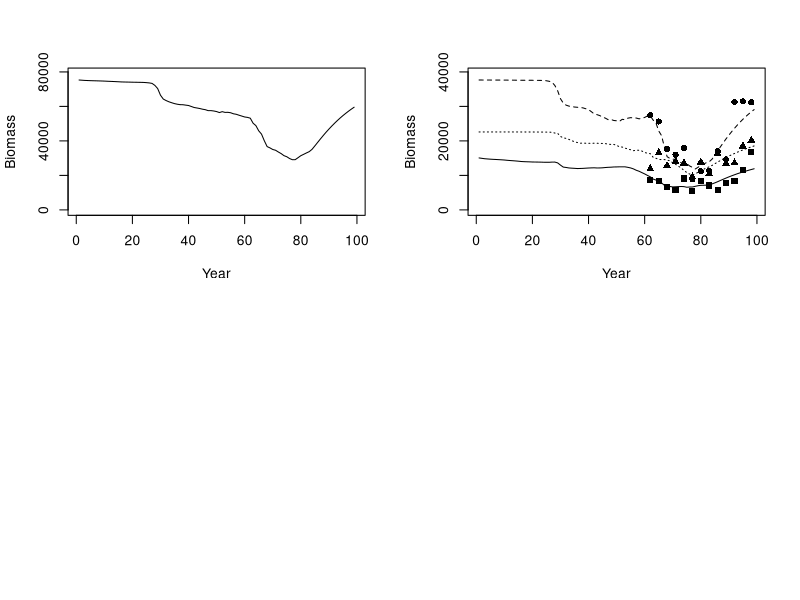
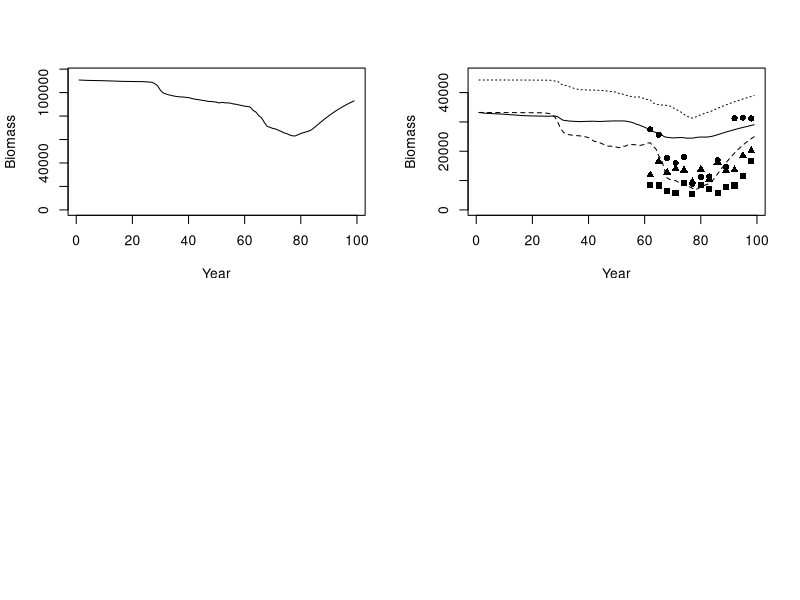

Write R code to recreate these figures, in order. (Note: this script raises an error after producing the figures.)
library(stats4)
# setwd("D:\\courses\\2020 AMARE-MED\\Lectures\\")



ProjectModel<- function(Narea,Prow,k,M,Catch,Yr,Phi,R0,Steep,Nyr,plot=F)
{
 Biomass <- matrix(0,nrow=Narea,ncol=Nyr+1)
 Recruit <- rep(0,Nyr+1)
  
  # Find the unexploited equilibrium biomass (easy for this case)
 for (Iarea in 1:Narea)  
  Biomass[Iarea,1] <- Phi[Iarea]*R0/(1-(1+Prow[Iarea])*exp(-M[Iarea])+Prow[Iarea]*exp(-2*M[Iarea]))
 B0 <- sum(Biomass[,1])
 Recruit[1] <- R0
 
 # Set up the second year (special)
 Iyr <- 1
 for (Iarea in 1:Narea)  
  { 
   Term1 <- (1+Prow[Iarea])*exp(-M[Iarea])*(Biomass[Iarea,Iyr]-Catch[Iyr,Iarea])
   Term2 <- Prow[Iarea]*exp(-2*M[Iarea])*(Biomass[Iarea,Iyr]-Catch[Iyr,Iarea])/Biomass[Iarea,Iyr]*Biomass[Iarea,1]
   Recr <- R0
   Biomass[Iarea,Iyr+1] <- Term1 - Term2 + Phi[Iarea]*Recr
  } 
 Recruit[2] <- 4*Steep*R0*sum(Biomass[,2]/B0)/( (1-Steep) + (5*Steep-1)*sum(Biomass[,2]/B0))
 
 # Project forward
 for (Iyr in 2:Nyr)
  {
   for (Iarea in 1:Narea)  
    { 
     Term1 <- (1+Prow[Iarea])*exp(-M[Iarea])*(Biomass[Iarea,Iyr]-Catch[Iyr,Iarea])
     Term2 <- Prow[Iarea]*exp(-2*M[Iarea])*(Biomass[Iarea,Iyr]-Catch[Iyr,Iarea])/Biomass[Iarea,Iyr]*(Biomass[Iarea,Iyr-1]-Catch[Iyr-1,Iarea])
     if (Iyr+1-k < 1)
      Recr <- R0
     else
      Recr <- Recruit[Iyr+1-k]
     Biomass[Iarea,Iyr+1] <- Term1-Term2 + Phi[Iarea]*Recr
     if (Biomass[Iarea,Iyr+1] < 0.1) Biomass[Iarea,Iyr+1] <- 0.1
   } 
   Recruit[Iyr+1] <- 4*Steep*R0*sum(Biomass[,Iyr+1]/B0)/( (1-Steep) + (5*Steep-1)*sum(Biomass[,Iyr+1]/B0))
  } 
 
 if (plot==T)
  {  
   par(mfrow=c(2,2))   
   ymax <- max(apply(Biomass,2,sum))*1.05
   plot(1:(Nyr+1),apply(Biomass,2,sum),lty=1,type="l",ylim=c(0,ymax),xlab="Year",ylab="Biomass")
   ymax <- max(Biomass)*1.05
   plot(1:(Nyr+1),Biomass[1,],lty=1,type="l",ylim=c(0,ymax),xlab="Year",ylab="Biomass")
   lines(1:(Nyr+1),Biomass[2,],lty=2)
   lines(1:(Nyr+1),Biomass[3,],lty=3)
 }
 
 return(Biomass)
  
}

# ===============================================================================================

NegLogLike <- function(R0,Steep,Phi1,Phi2,Nyr,Narea,Prow,k,M,Catch,TheData,SurveyCV,plot)
{
 Phi3 <- 1-Phi1-Phi2
 Phi <- c(Phi1,Phi2,Phi3)
 if (Phi3 < 0) return(10e20)
   
 Biomass <- ProjectModel(Narea,Prow,k,M,Catch,Yr,Phi,R0,Steep,Nyr,plot=plot)
 Index <- TheData[,2]  
 BioPred <- t(Biomass[,Index])

 # Simple likelihood 
 NegLog <- 0
 for (Idata in 1:length(Index))
  for (Iarea in 1:Narea) 
   {
    Residual <- log(TheData[Idata,Iarea+2])-log(BioPred[Idata,Iarea]) 
    NegLog <- NegLog + Residual*Residual/(2*SurveyCV*SurveyCV)
    if (plot==T) points(Index[Idata],TheData[Idata,Iarea+2],pch=Iarea+14)
   }  
 #cat(R0,Steep,Phi1,Phi2,Phi3,NegLog,"\n") 
 return(NegLog)
}  

# ===============================================================================================

#Some basic parameters
Narea <- 3
Catch <- read.csv("LectD2.csv")
Yrs <- Catch[,1]
Nyr <- length(Catch[,1])
Catch <- Catch[,1+c(1:Narea)]
Prow <- c(0.843,0.843,0.843)
M <- c(0.1,0.1,0.1)

# True population trajectory
TBiomass <- ProjectModel(Narea=Narea,Prow=Prow,k=5,M=M,Catch=Catch,Phi=c(0.2,0.5,0.3),R0=1700,Steep=0.7,Nyr=Nyr)

# geneate data 
set.seed(78210)
SurveyCV <- 0.2
Index <- seq(from=62,to=99,by=3)
TheData <- matrix(0,nrow=length(Index),ncol=Narea+2)
TheData[,1] <- Yrs[Index]
TheData[,2] <- Index
for (Nindex in 1:length(Index))
 for (Iarea in 1:Narea)
  TheData[Nindex,Iarea+2] <- TBiomass[Iarea,Index[Nindex]]*exp(rnorm(1,0,SurveyCV)-SurveyCV^2/2)

# test the likelihood (true values)
SS <- NegLogLike(R0=1700,Steep=0.7,Phi1=0.2,Phi2=0.5,Nyr,Narea,Prow,k=5,M,Catch,TheData,SurveyCV,plot=T)
print(SS)
# test the likelihood (initial values)
SS <- NegLogLike(R0=2500,Steep=0.6,Phi1=0.3,Phi2=0.3,Nyr,Narea,Prow,k=5,M,Catch,TheData,SurveyCV,plot=T)
print(SS)

# now fit the model and plot the results
fit <- mle(NegLogLike,start=list(R0=2000,Steep=0.6,Phi1=0.3,Phi2=0.3),fixed=list(
           Nyr=Nyr,Narea=Narea,Prow=Prow,k=5,M=M,Catch=Catch,TheData=TheData,SurveyCV=SurveyCV,plot=F))
print(summary(fit))
est <- as.numeric(coef(fit)[1:4])
SS <- NegLogLike(R0=est[1],Steep=est[2],Phi1=est[3],Phi2=est[4],Nyr,Narea,Prow,k=5,M,Catch,TheData,SurveyCV,plot=T)

  







  